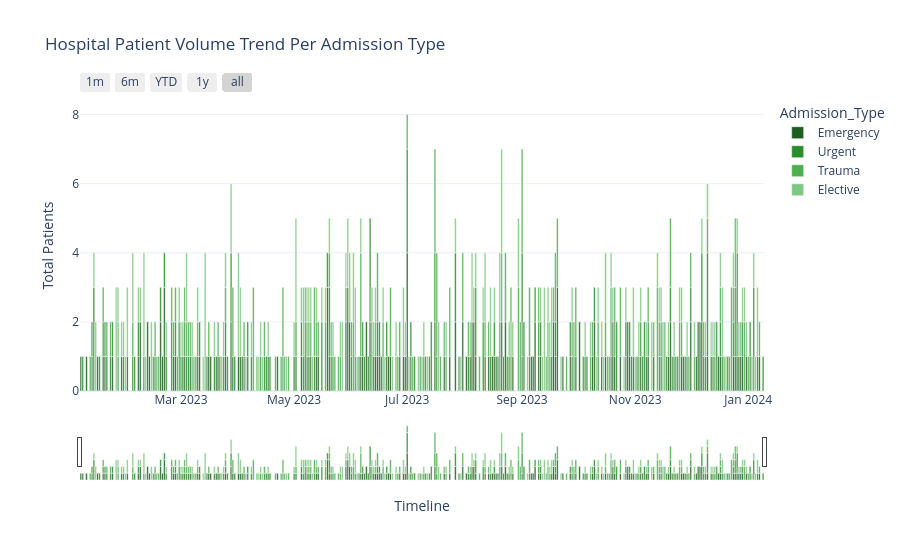

Source (notebook cell):
### Markdown cell above
# PATIENTS DASHBOARD

### Code cell
# STACKED BAR CHART

patient_trend = df.groupby(['Date', 'Admission_Type'])['Patient_ID'].nunique().reset_index()
patient_trend.columns = ['Date', 'Admission_Type', 'Patient_Count']


stacked_bar_fig = px.bar(
    patient_trend, 
    x='Date', 
    y='Patient_Count',
    color='Admission_Type',
    title='Hospital Patient Volume Trend Per Admission Type',
    template='plotly_white',
    color_discrete_sequence=["#1E5E21", "#288D2B",'#4CAF50',  '#81C784'] 
)

stacked_bar_fig.update_layout(
    hovermode='x unified',
    xaxis_title="Timeline",
    yaxis_title="Total Patients",
    bargap=0.1, 
    xaxis=dict(
        rangeselector=dict(
            buttons=list([
                dict(count=1, label="1m", step="month", stepmode="backward"),
                dict(count=6, label="6m", step="month", stepmode="backward"),
                dict(count=1, label="YTD", step="year", stepmode="todate"),
                dict(count=1, label="1y", step="year", stepmode="backward"),
                dict(step="all")
            ])
        ),
        rangeslider=dict(visible=True),
        type="date"
    ),
)

stacked_bar_fig.show()

### Figure 1 — Plotly figure (JSON) as saved in the notebook; plotly's stock layout.template omitted (floating-point values rounded to 4 significant figures; data arrays with more than 128 entries replaced by an {"elided": "..."} marker saying what was removed)
{"data": [{"hovertemplate": "Admission_Type=Emergency<br>Date=%{x}<br>Patient_Count=%{y}<extra></extra>", "legendgroup": "Emergency", "marker": {"color": "#1E5E21", "pattern": {"shape": ""}}, "name": "Emergency", "orientation": "v", "showlegend": true, "textposition": "auto", "type": "bar", "x": {"elided": "137 str values"}, "xaxis": "x", "y": {"elided": "137 int values"}, "yaxis": "y"}, {"hovertemplate": "Admission_Type=Urgent<br>Date=%{x}<br>Patient_Count=%{y}<extra></extra>", "legendgroup": "Urgent", "marker": {"color": "#288D2B", "pattern": {"shape": ""}}, "name": "Urgent", "orientation": "v", "showlegend": true, "textposition": "auto", "type": "bar", "x": {"elided": "136 str values"}, "xaxis": "x", "y": {"elided": "136 int values"}, "yaxis": "y"}, {"hovertemplate": "Admission_Type=Trauma<br>Date=%{x}<br>Patient_Count=%{y}<extra></extra>", "legendgroup": "Trauma", "marker": {"color": "#4CAF50", "pattern": {"shape": ""}}, "name": "Trauma", "orientation": "v", "showlegend": true, "textposition": "auto", "type": "bar", "x": ["2023-01-11T00:00:00.000000000", "2023-01-18T00:00:00.000000000", "2023-01-20T00:00:00.000000000", "2023-01-22T00:00:00.000000000", "2023-01-26T00:00:00.000000000", "2023-02-03T00:00:00.000000000", "2023-02-15T00:00:00.000000000", "2023-02-16T00:00:00.000000000", "2023-02-17T00:00:00.000000000", "2023-02-24T00:00:00.000000000", "2023-02-25T00:00:00.000000000", "2023-02-26T00:00:00.000000000", "2023-02-27T00:00:00.000000000", "2023-03-03T00:00:00.000000000", "2023-03-04T00:00:00.000000000", "2023-03-05T00:00:00.000000000", "2023-03-06T00:00:00.000000000", "2023-03-07T00:00:00.000000000", "2023-03-08T00:00:00.000000000", "2023-03-09T00:00:00.000000000", "2023-03-10T00:00:00.000000000", "2023-03-16T00:00:00.000000000", "2023-03-21T00:00:00.000000000", "2023-03-25T00:00:00.000000000", "2023-03-29T00:00:00.000000000", "2023-04-04T00:00:00.000000000", "2023-04-09T00:00:00.000000000", "2023-04-11T00:00:00.000000000", "2023-04-15T00:00:00.000000000", "2023-04-21T00:00:00.000000000", "2023-04-24T00:00:00.000000000", "2023-04-25T00:00:00.000000000", "2023-04-26T00:00:00.000000000", "2023-04-28T00:00:00.000000000", "2023-05-07T00:00:00.000000000", "2023-05-08T00:00:00.000000000", "2023-05-09T00:00:00.000000000", "2023-05-10T00:00:00.000000000", "2023-05-12T00:00:00.000000000", "2023-05-13T00:00:00.000000000", "2023-05-14T00:00:00.000000000", "2023-05-18T00:00:00.000000000", "2023-05-20T00:00:00.000000000", "2023-05-21T00:00:00.000000000", "2023-05-23T00:00:00.000000000", "2023-05-25T00:00:00.000000000", "2023-05-26T00:00:00.000000000", "2023-05-29T00:00:00.000000000", "2023-06-01T00:00:00.000000000", "2023-06-02T00:00:00.000000000", "2023-06-06T00:00:00.000000000", "2023-06-12T00:00:00.000000000", "2023-06-14T00:00:00.000000000", "2023-06-15T00:00:00.000000000", "2023-06-18T00:00:00.000000000", "2023-06-22T00:00:00.000000000", "2023-06-25T00:00:00.000000000", "2023-06-26T00:00:00.000000000", "2023-06-27T00:00:00.000000000", "2023-07-01T00:00:00.000000000", "2023-07-04T00:00:00.000000000", "2023-07-16T00:00:00.000000000", "2023-07-17T00:00:00.000000000", "2023-07-19T00:00:00.000000000", "2023-07-21T00:00:00.000000000", "2023-07-22T00:00:00.000000000", "2023-07-24T00:00:00.000000000", "2023-07-31T00:00:00.000000000", "2023-08-03T00:00:00.000000000", "2023-08-09T00:00:00.000000000", "2023-08-12T00:00:00.000000000", "2023-08-14T00:00:00.000000000", "2023-08-20T00:00:00.000000000", "2023-08-21T00:00:00.000000000", "2023-08-23T00:00:00.000000000", "2023-08-26T00:00:00.000000000", "2023-08-30T00:00:00.000000000", "2023-08-31T00:00:00.000000000", "2023-09-01T00:00:00.000000000", "2023-09-05T00:00:00.000000000", "2023-09-10T00:00:00.000000000", "2023-09-14T00:00:00.000000000", "2023-09-15T00:00:00.000000000", "2023-09-16T00:00:00.000000000", "2023-09-18T00:00:00.000000000", "2023-09-19T00:00:00.000000000", "2023-09-20T00:00:00.000000000", "2023-09-25T00:00:00.000000000", "2023-09-28T00:00:00.000000000", "2023-09-29T00:00:00.000000000", "2023-09-30T00:00:00.000000000", "2023-10-08T00:00:00.000000000", "2023-10-09T00:00:00.000000000", "2023-10-12T00:00:00.000000000", "2023-10-16T00:00:00.000000000", "2023-10-17T00:00:00.000000000", "2023-10-18T00:00:00.000000000", "2023-10-19T00:00:00.000000000", "2023-10-21T00:00:00.000000000", "2023-10-24T00:00:00.000000000", "2023-11-03T00:00:00.000000000", "2023-11-08T00:00:00.000000000", "2023-11-11T00:00:00.000000000", "2023-11-13T00:00:00.000000000", "2023-11-14T00:00:00.000000000", "2023-11-17T00:00:00.000000000", "2023-11-20T00:00:00.000000000", "2023-11-25T00:00:00.000000000", "2023-11-26T00:00:00.000000000", "2023-11-30T00:00:00.000000000", "2023-12-01T00:00:00.000000000", "2023-12-03T00:00:00.000000000", "2023-12-08T00:00:00.000000000", "2023-12-10T00:00:00.000000000", "2023-12-14T00:00:00.000000000", "2023-12-17T00:00:00.000000000", "2023-12-19T00:00:00.000000000", "2023-12-22T00:00:00.000000000", "2023-12-23T00:00:00.000000000", "2023-12-24T00:00:00.000000000", "2023-12-25T00:00:00.000000000", "2023-12-28T00:00:00.000000000", "2023-12-30T00:00:00.000000000", "2024-01-01T00:00:00.000000000", "2024-01-07T00:00:00.000000000"], "xaxis": "x", "y": [1, 1, 1, 1, 1, 1, 1, 1, 1, 1, 1, 1, 1, 1, 1, 1, 1, 1, 1, 1, 1, 1, 1, 1, 2, 1, 3, 1, 1, 1, 1, 2, 1, 1, 1, 1, 1, 1, 2, 1, 1, 2, 1, 1, 1, 1, 1, 1, 1, 2, 3, 2, 1, 2, 2, 2, 1, 1, 1, 1, 1, 3, 3, 1, 1, 1, 2, 2, 1, 1, 1, 1, 2, 2, 2, 3, 3, 2, 3, 2, 1, 1, 2, 1, 1, 2, 2, 1, 1, 2, 2, 1, 1, 1, 1, 1, 1, 2, 2, 2, 1, 1, 1, 3, 1, 2, 2, 2, 1, 1, 1, 1, 1, 1, 1, 1, 1, 1, 3, 1, 2, 1, 2, 1, 1], "yaxis": "y"}, {"hovertemplate": "Admission_Type=Elective<br>Date=%{x}<br>Patient_Count=%{y}<extra></extra>", "legendgroup": "Elective", "marker": {"color": "#81C784", "pattern": {"shape": ""}}, "name": "Elective", "orientation": "v", "showlegend": true, "textposition": "auto", "type": "bar", "x": {"elided": "145 str values"}, "xaxis": "x", "y": {"elided": "145 int values"}, "yaxis": "y"}], "layout": {"bargap": 0.1, "barmode": "relative", "hovermode": "x unified", "legend": {"title": {"text": "Admission_Type"}, "tracegroupgap": 0}, "title": {"text": "Hospital Patient Volume Trend Per Admission Type"}, "xaxis": {"anchor": "y", "domain": [0, 1], "rangeselector": {"buttons": [{"count": 1, "label": "1m", "step": "month", "stepmode": "backward"}, {"count": 6, "label": "6m", "step": "month", "stepmode": "backward"}, {"count": 1, "label": "YTD", "step": "year", "stepmode": "todate"}, {"count": 1, "label": "1y", "step": "year", "stepmode": "backward"}, {"step": "all"}]}, "rangeslider": {"visible": true}, "title": {"text": "Timeline"}, "type": "date"}, "yaxis": {"anchor": "x", "domain": [0, 1], "title": {"text": "Total Patients"}}}}
